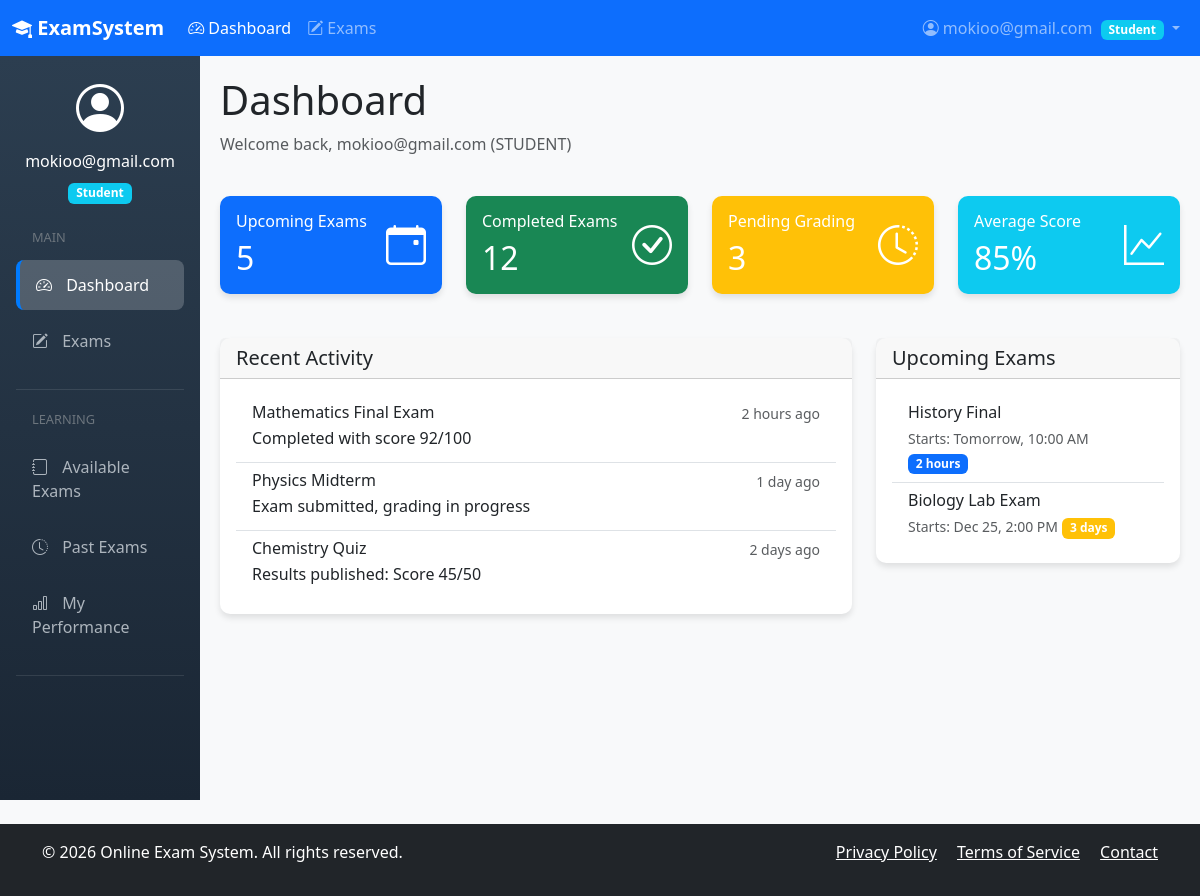
The page /dashboard/ (signed in) on the database its author committed.
### apps/users/models.py (models this page shows, shortened)
class CustomUser(AbstractUser):
    USER_ROLES = (
        ('ADMIN', 'Administrator'),
        ('INSTRUCTOR', 'Instructor'),
        ('STUDENT', 'Student'),
    )
    email = models.EmailField(_('email address'), unique=True)
    role = models.CharField(max_length=20, choices=USER_ROLES, default='STUDENT')
    institution = models.ForeignKey(Institution, on_delete=models.SET_NULL, null=True, blank=True)
    username = models.CharField(max_length=150, unique=True)
    USERNAME_FIELD = 'email'
    REQUIRED_FIELDS = ['username', 'role']
    objects = CustomUserManager()
    class Meta:
        verbose_name = _('user')
        verbose_name_plural = _('users')

### apps/core/views.py (the view)
# urls.py: path('', views.analytics_dashboard, name='dashboard'),
@login_required
def dashboard(request):
    return render(request, 'core/dashboard.html')

### apps/core/context_processors.py (called while the page is built)
def notification_counts(request):
    if request.user.is_authenticated:
        if request.user.role in ['INSTRUCTOR', 'ADMIN']:
            flagged_count = ProctoringSession.objects.filter(
                submission__exam__instructor=request.user,
                status='FLAGGED'
            ).count()
            pending_count = Submission.objects.filter(
                exam__instructor=request.user,
                is_graded=False,
                submitted_at__isnull=False
            ).count()
            return {
                'flagged_sessions_count': flagged_count,
                'grading_pending_count': pending_count
            }
    return {}

### templates/core/dashboard.html (shortened to what this page needs)
{% extends 'base.html' %}
{% block content %}
<div class="row mb-4">
    <div class="col-12">
        <h1>Dashboard</h1>
        <p class="text-muted">Welcome back, {{ user.email }} ({{ user.role }})</p>
    </div>
</div>
<div class="row">
    <div class="col-md-3">
        <div class="card text-white bg-primary">
            <div class="card-body">
                <div class="d-flex justify-content-between align-items-center">
                    <div>
                        <h6 class="card-title">Upcoming Exams</h6>
                        <h2 class="mb-0">5</h2>
                    </div>
                    <i class="bi bi-calendar-event display-6"></i>
                </div>
            </div>
        </div>
    </div>
    <div class="col-md-3">
        <div class="card text-white bg-success">
            <div class="card-body">
                <div class="d-flex justify-content-between align-items-center">
                    <div>
                        <h6 class="card-title">Completed Exams</h6>
                        <h2 class="mb-0">12</h2>
                    </div>
                    <i class="bi bi-check-circle display-6"></i>
                </div>
            </div>
        </div>
    </div>
    <div class="col-md-3">
        <div class="card text-white bg-warning">
            <div class="card-body">
                <div class="d-flex justify-content-between align-items-center">
                    <div>
                        <h6 class="card-title">Pending Grading</h6>
                        <h2 class="mb-0">3</h2>
                    </div>
                    <i class="bi bi-clock-history display-6"></i>
                </div>
            </div>
        </div>
    </div>
    <div class="col-md-3">
        <div class="card text-white bg-info">
            <div class="card-body">
                <div class="d-flex justify-content-between align-items-center">
                    <div>
                        <h6 class="card-title">Average Score</h6>
                        <h2 class="mb-0">85%</h2>
                    </div>
                    <i class="bi bi-graph-up display-6"></i>
                </div>
            </div>
        </div>
    </div>
</div>
<div class="row mt-4">
    <div class="col-md-8">
        <div class="card">
            <div class="card-header">
                <h5 class="card-title mb-0">Recent Activity</h5>
            </div>
            <div class="card-body">
                <div class="list-group list-group-flush">
                    <div class="list-group-item">
                        <div class="d-flex w-100 justify-content-between">
                            <h6 class="mb-1">Mathematics Final Exam</h6>
                            <small class="text-muted">2 hours ago</small>
                        </div>
                        <p class="mb-1">Completed with score 92/100</p>
                    </div>
                    <div class="list-group-item">
                        <div class="d-flex w-100 justify-content-between">
                            <h6 class="mb-1">Physics Midterm</h6>
                            <small class="text-muted">1 day ago</small>
                        </div>
                        <p class="mb-1">Exam submitted, grading in progress</p>
                    </div>
                    <div class="list-group-item">
                        <div class="d-flex w-100 justify-content-between">
                            <h6 class="mb-1">Chemistry Quiz</h6>
                            <small class="text-muted">2 days ago</small>
                        </div>
                        <p class="mb-1">Results published: Score 45/50</p>
                    </div>
                </div>
            </div>
        </div>
    </div>
    <div class="col-md-4">
        <div class="card">
            <div class="card-header">
                <h5 class="card-title mb-0">Upcoming Exams</h5>
            </div>
            <div class="card-body">
                <div class="list-group list-group-flush">
                    <div class="list-group-item">
                        <h6 class="mb-1">History Final</h6>
                        <small class="text-muted">Starts: Tomorrow, 10:00 AM</small>
                        <span class="badge bg-primary">2 hours</span>
                    </div>
                    <div class="list-group-item">
                        <h6 class="mb-1">Biology Lab Exam</h6>
                        <small class="text-muted">Starts: Dec 25, 2:00 PM</small>
                        <span class="badge bg-warning">3 days</span>
                    </div>
                </div>
            </div>
        </div>
    </div>
</div>
{% endblock %}

### templates/base.html (shortened to what this page needs)
<!DOCTYPE html>
<html lang="en">
<head>
    <link href="https://cdn.jsdelivr.net/npm/bootstrap@5.3.0-alpha1/dist/css/bootstrap.min.css" rel="stylesheet">
    <link rel="stylesheet" href="https://cdn.jsdelivr.net/npm/bootstrap-icons@1.10.0/font/bootstrap-icons.css">
</head>
<body>
    <nav class="navbar navbar-expand-lg navbar-dark bg-primary sticky-top">
        <div class="container-fluid">
            <a class="navbar-brand" href="{% url 'core:home' %}">
                <i class="bi bi-mortarboard-fill"></i> ExamSystem
            </a>
            <div class="collapse navbar-collapse" id="navbarNav">
                <ul class="navbar-nav me-auto">
                    <li class="nav-item">
                        <a class="nav-link {% if request.resolver_match.url_name == 'dashboard' %}active{% endif %}" href="{% url 'core:dashboard' %}">
                            <i class="bi bi-speedometer2"></i> Dashboard
                        </a>
                    </li>
                    <li class="nav-item">
                        <a class="nav-link {% if 'exam' in request.path %}active{% endif %}" href="{% url 'exams:exam_list' %}">
                            <i class="bi bi-pencil-square"></i> Exams
                        </a>
                    </li>
                </ul>
                <ul class="navbar-nav">
                    {% if user.is_authenticated %}
                        <li class="nav-item dropdown">
                            <a class="nav-link dropdown-toggle" href="#" role="button" data-bs-toggle="dropdown">
                                <i class="bi bi-person-circle"></i>
                                {% if user.get_full_name %}
                                    {{ user.get_full_name }}
                                {% else %}
                                    {{ user.email }}
                                {% endif %}
                                <span class="badge bg-{% if user.role == 'INSTRUCTOR' %}warning{% elif user.role == 'ADMIN' %}danger{% else %}info{% endif %} ms-1">
                                    {{ user.get_role_display }}
                                </span>
                            </a>
                        </li>
                    {% endif %}
                </ul>
            </div>
        </div>
    </nav>
    <div class="container-fluid">
        <div class="row">
            {% if user.is_authenticated %}
            <div class="col-md-2 d-none d-md-block sidebar p-0">
                <div class="p-3">
                    <div class="text-center mb-4">
                        <i class="bi bi-person-circle" style="font-size: 3rem;"></i>
                        <h6 class="mt-2 text-white">
                            {% if user.get_full_name %}
                                {{ user.get_full_name }}
                            {% else %}
                                {{ user.email }}
                            {% endif %}
                        </h6>
                        <span class="badge bg-{% if user.role == 'INSTRUCTOR' %}warning{% elif user.role == 'ADMIN' %}danger{% else %}info{% endif %}">
                            {{ user.get_role_display }}
                        </span>
                    </div>
                    <div class="sidebar-section">
                        <div class="sidebar-section-title">Main</div>
                        <nav class="nav flex-column">
                            <a class="nav-link {% if request.resolver_match.url_name == 'dashboard' %}active{% endif %}" href="{% url 'core:dashboard' %}">
                                <i class="bi bi-speedometer2"></i> Dashboard
                            </a>
                            <a class="nav-link {% if 'exam' in request.path %}active{% endif %}" href="{% url 'exams:exam_list' %}">
                                <i class="bi bi-pencil-square"></i> Exams
                            </a>
                        </nav>
                    </div>
                    {% if user.role == 'STUDENT' %}
                    <div class="sidebar-section">
                        <div class="sidebar-section-title">Learning</div>
                        <nav class="nav flex-column">
                            <a class="nav-link" href="{% url 'exams:exam_list' %}">
                                <i class="bi bi-journal"></i> Available Exams
                            </a>
                            <a class="nav-link {% if 'past-exams' in request.path %}active{% endif %}" href="{% url 'exams:past_exams' %}">
                                <i class="bi bi-clock-history"></i> Past Exams
                            </a>
                            <a class="nav-link {% if 'analytics/student' in request.path %}active{% endif %}" href="{% url 'analytics:student_performance' %}">
                                <i class="bi bi-bar-chart"></i> My Performance
                            </a>
                        </nav>
                    </div>
                    {% endif %}
                </div>
            </div>
            {% endif %}
            <div class="col-md-{% if user.is_authenticated %}10{% else %}12{% endif %} main-content">
                {% block content %}{% endblock %}
            </div>
        </div>
    </div>
    <footer class="bg-dark text-white text-center py-3 mt-4">
        <div class="container">
            <div class="row">
                <div class="col-md-6 text-md-start">
                    <p>&copy; {% now "Y" %} Online Exam System. All rights reserved.</p>
                </div>
                <div class="col-md-6 text-md-end">
                    <a href="#" class="text-white me-3">Privacy Policy</a>
                    <a href="#" class="text-white me-3">Terms of Service</a>
                    <a href="#" class="text-white">Contact</a>
                </div>
            </div>
        </div>
    </footer>
</body>
</html>

### templates/base.html (style rules this page uses)
body { background-color: #f8f9fa; }
.navbar-brand { font-weight: bold; }
.sidebar { min-height: calc(100vh - 56px); background: linear-gradient(180deg, #2c3e50 0%, #1a2634 100%); color: #fff; }
.sidebar .nav-link { color: #adb5bd; padding: 0.8rem 1rem; margin: 0.2rem 0; border-radius: 8px; transition: all 0.2s; }
.sidebar .nav-link.active { color: #ffffff; background: rgba(255,255,255,0.2); border-left: 4px solid #007bff; }
.sidebar .nav-link i { margin-right: 10px; width: 20px; text-align: center; }
.sidebar-section { margin-bottom: 20px; padding-bottom: 20px; border-bottom: 1px solid rgba(255,255,255,0.1); }
.sidebar-section-title { font-size: 0.8rem; text-transform: uppercase; color: #6c757d; margin-bottom: 10px; padding-left: 1rem; }
.main-content { padding: 20px; background-color: #f8f9fa; min-height: calc(100vh - 56px); }
.card { box-shadow: 0 4px 6px rgba(0,0,0,0.1); margin-bottom: 20px; border: none; border-radius: 10px; }

### rows shown on the page
CustomUser: email "mokioo@gmail.com", role "Student", role "STUDENT"
